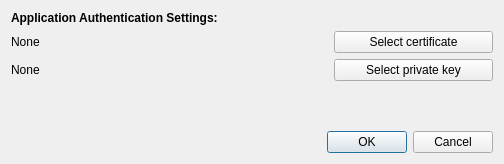
<?xml version="1.0" encoding="UTF-8"?>
<ui version="4.0">
    <class>ApplicationCertificateDialog</class>
    <widget class="QDialog" name="ApplicationCertificateDialog">
        <property name="geometry">
            <rect>
                <x>0</x>
                <y>0</y>
                <width>504</width>
                <height>164</height>
            </rect>
        </property>
        <property name="windowTitle">
            <string>ApplicationCertificateDialog</string>
        </property>
        <layout class="QGridLayout" name="gridLayout">
            <item row="3" column="0" colspan="3">
                <spacer name="verticalSpacer">
                    <property name="orientation">
                        <enum>Qt::Vertical</enum>
                    </property>
                    <property name="sizeHint" stdset="0">
                        <size>
                            <width>20</width>
                            <height>40</height>
                        </size>
                    </property>
                </spacer>
            </item>
            <item row="2" column="0" colspan="2">
                <widget class="QLabel" name="privateKeyLabel">
                    <property name="text">
                        <string>None</string>
                    </property>
                </widget>
            </item>
            <item row="2" column="2">
                <widget class="QPushButton" name="privateKeyButton">
                    <property name="text">
                        <string>Select private key</string>
                    </property>
                </widget>
            </item>
            <item row="1" column="0" colspan="2">
                <widget class="QLabel" name="certificateLabel">
                    <property name="text">
                        <string>None</string>
                    </property>
                </widget>
            </item>
            <item row="0" column="0" colspan="2">
                <widget class="QLabel" name="label_3">
                    <property name="font">
                        <font>
                            <weight>75</weight>
                            <bold>true</bold>
                        </font>
                    </property>
                    <property name="text">
                        <string>Application Authentication Settings:</string>
                    </property>
                </widget>
            </item>
            <item row="1" column="2">
                <widget class="QPushButton" name="certificateButton">
                    <property name="text">
                        <string>Select certificate</string>
                    </property>
                </widget>
            </item>
            <item row="4" column="0" colspan="3">
                <widget class="QDialogButtonBox" name="buttonBox">
                    <property name="orientation">
                        <enum>Qt::Horizontal</enum>
                    </property>
                    <property name="standardButtons">
                        <set>QDialogButtonBox::Cancel|QDialogButtonBox::Ok</set>
                    </property>
                </widget>
            </item>
        </layout>
    </widget>
    <resources/>
    <connections>
        <connection>
            <sender>buttonBox</sender>
            <signal>accepted()</signal>
            <receiver>ApplicationCertificateDialog</receiver>
            <slot>accept()</slot>
            <hints>
                <hint type="sourcelabel">
                    <x>248</x>
                    <y>254</y>
                </hint>
                <hint type="destinationlabel">
                    <x>157</x>
                    <y>274</y>
                </hint>
            </hints>
        </connection>
        <connection>
            <sender>buttonBox</sender>
            <signal>rejected()</signal>
            <receiver>ApplicationCertificateDialog</receiver>
            <slot>reject()</slot>
            <hints>
                <hint type="sourcelabel">
                    <x>316</x>
                    <y>260</y>
                </hint>
                <hint type="destinationlabel">
                    <x>286</x>
                    <y>274</y>
                </hint>
            </hints>
        </connection>
    </connections>
</ui>
